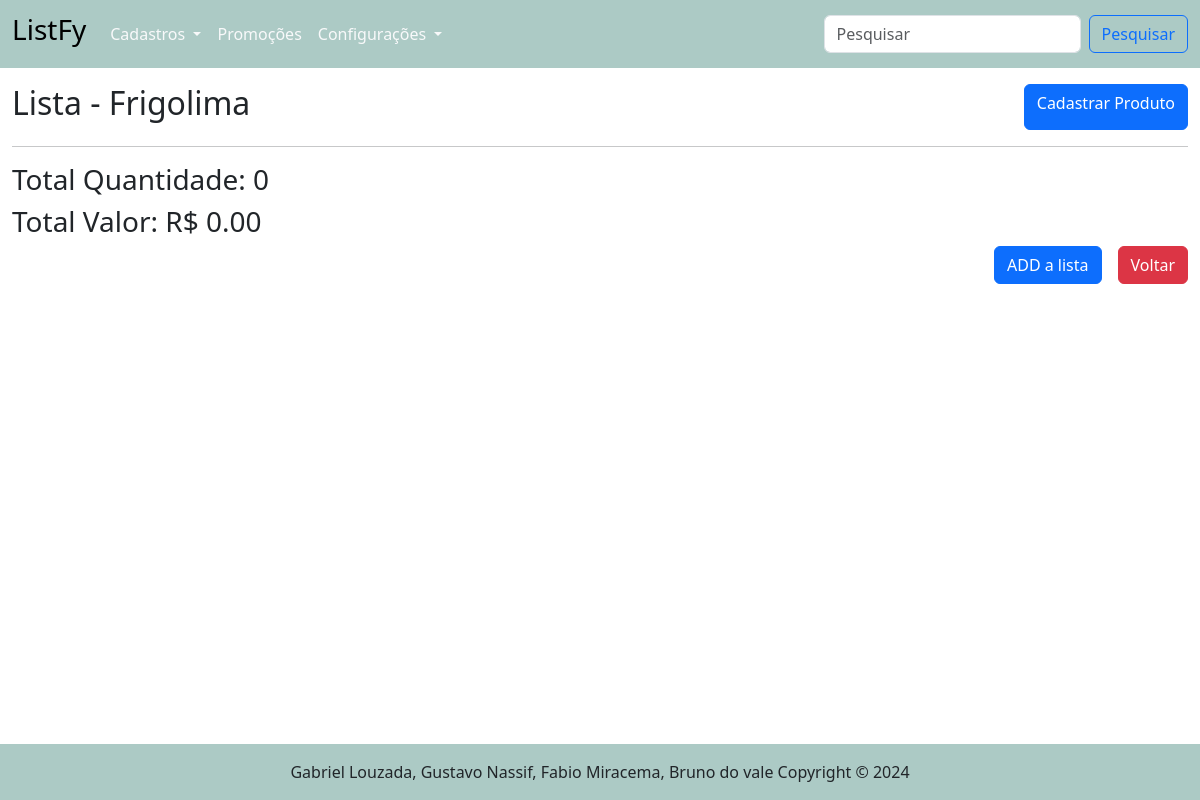
/lista/abrir/2, run on an earlier commit of the app's database.
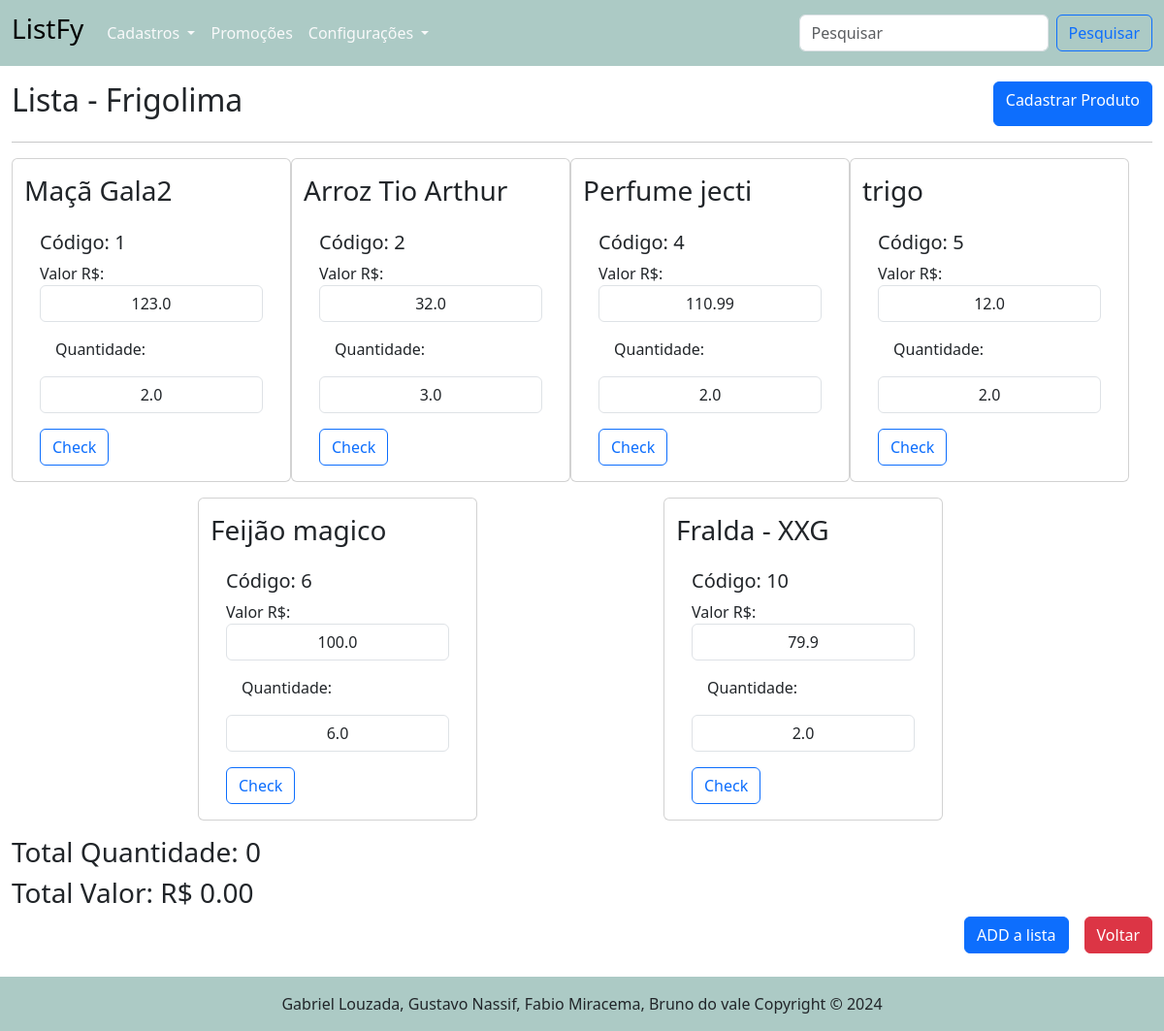
And on a later commit of the database.
### tables this page shows
CREATE TABLE "itens_lista" (
	"id_produto"	INTEGER NOT NULL,
	"id_lista"	    INTEGER,
	"quantidade"	REAL NOT NULL,
	"valor"      	REAL NOT NULL,
	FOREIGN KEY("id_lista") REFERENCES "lista"("id_lista"),
	FOREIGN KEY("id_produto") REFERENCES "produto"("id_produto"),
	PRIMARY KEY("id_produto")
);

CREATE TABLE "produto" (
	"id_produto"	INTEGER,
	"nome_produto"	TEXT NOT NULL,
	"id_categoria"	INTEGER NOT NULL,
	"valor_produto"	REAL NOT NULL,
	PRIMARY KEY("id_produto" AUTOINCREMENT),
	FOREIGN KEY("id_categoria") REFERENCES "categoria"("id_categoria")
);

### routes/lista_routes.py (the view)
@router.get("/abrir/{id_lista:int}",response_class=HTMLResponse)
async def get_abrir_lista(request:Request, id_lista: int=0 ):
    itens_lista = obter_itens_lista_nomes(id_lista)
    lista = obter_uma_lista(id_lista)
    return templates.TemplateResponse("/lista/listar_produtos.html", {"request":request, "itens_lista":itens_lista, "lista":lista})

### templates/lista/listar_produtos.html (shortened to what this page needs)
{% extends "base.html" %}
{% block conteudo %}
<main class="container-fluid">
    <div class="d-flex justify-content-between mt-3">
        <h2>Lista - {{ lista.estabelecimento }}</h2>
        <a href="/produto/cadastrar_produto" class="btn btn-primary">Cadastrar Produto</a>
    </div>
    <hr>
    <form id="productForm" action="/itens_lista/post_itens_lista/{{ lista.id_lista }}" method="post">
        <div class="row container-fluid d-flex justify-content-evenly">
            {% for p in itens_lista %}
            <div class="card col-12 mb-3" style="width: 18rem;">
                <div>
                    <h3 class="mt-3">{{ p.nome_produto }}</h3>
                </div>
                <div class="card-body">
                    <h5>Código: {{ p.id_produto }}</h5>
                    <div>
                        <label for="valor_produto_{{ p.id_produto }}">Valor R$:</label>
                        <input style="text-align: center;" type="text" class="form-control" id="valor_produto_{{ p.id_produto }}"
                            name="valor_produto_{{ p.id_produto }}" value="{{ p.valor_produto }}">
                    </div>
                    <div>
                        <label for="quantidade_{{ p.id_produto }}" class="m-3">Quantidade:</label>
                        <input style="text-align: center;" type="text" class="form-control mb-3" id="quantidade_{{ p.id_produto }}"
                            name="quantidade_{{ p.id_produto }}" value="{{ p.quantidade }}">
                    </div>
                    <div class="col-12">
                        <label class="btn btn-outline-primary" for="checkbox_{{ p.id_produto }}">Check</label>
                    </div>
                </div>
            </div>
            {% endfor %}
        </div>
        <div class="row">
            <div class="col-12">
                <h3 id="total_quantidade">Total Produtos: 0</h3>
                <h3 id="total_valor">Total Valor: R$ 0.00</h3>
            </div>
            <div class="col-12 d-flex justify-content-end">
                <button class="btn btn-primary mx-3" type="submit">ADD a lista</button>
                <a href="/lista" class="btn btn-danger">Voltar</a>
            </div>
        </div>
    </form>
</main>
{% endblock %}

What changed in the data, as far as the page shows it:
added itens_lista: nome_produto "Maçã Gala2", id_produto "1", valor_produto "123.0", quantidade "2.0"
added itens_lista: nome_produto "Arroz Tio Arthur", id_produto "2", valor_produto "32.0", quantidade "3.0"
added itens_lista: nome_produto "Perfume jecti", id_produto "4", valor_produto "110.99", quantidade "2.0"
added itens_lista: nome_produto "trigo", id_produto "5", valor_produto "12.0", quantidade "2.0"
added itens_lista: nome_produto "Feijão magico", id_produto "6", valor_produto "100.0", quantidade "6.0"
added itens_lista: nome_produto "Fralda - XXG", id_produto "10", valor_produto "79.9", quantidade "2.0"
